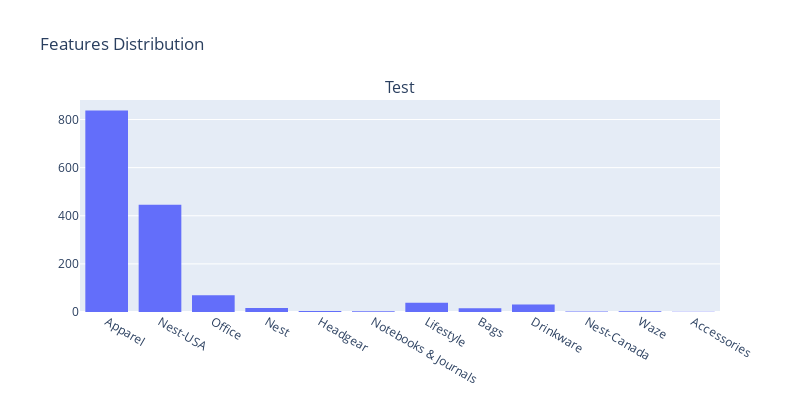

The cell this chart's notebook holds for it:
### Code cell
visual_product = make_subplots(rows=1, cols=1, subplot_titles=("Test",))
visual_product.append_trace(go.Histogram(x=most_frequent_category_per_customer.Most_Frequent_Product_Category),
                    row=1, col=1)
visual_product.update_layout(height=400, width=800,
                     title_text="Features Distribution")
visual_product.show()

### Figure 1 — Plotly figure (JSON) as saved in the notebook; plotly's stock layout.template omitted (floating-point values rounded to 4 significant figures; data arrays with more than 128 entries replaced by an {"elided": "..."} marker saying what was removed)
{"data": [{"type": "histogram", "x": {"elided": "1468 str values"}, "xaxis": "x", "yaxis": "y"}], "layout": {"annotations": [{"font": {"size": 16}, "showarrow": false, "text": "Test", "x": 0.5, "xanchor": "center", "xref": "paper", "y": 1, "yanchor": "bottom", "yref": "paper"}], "height": 400, "title": {"text": "Features Distribution"}, "width": 800, "xaxis": {"anchor": "y", "autorange": true, "domain": [0, 1], "range": [-0.5, 11.5], "type": "category"}, "yaxis": {"anchor": "x", "autorange": true, "domain": [0, 1], "range": [0, 881.1]}}}
